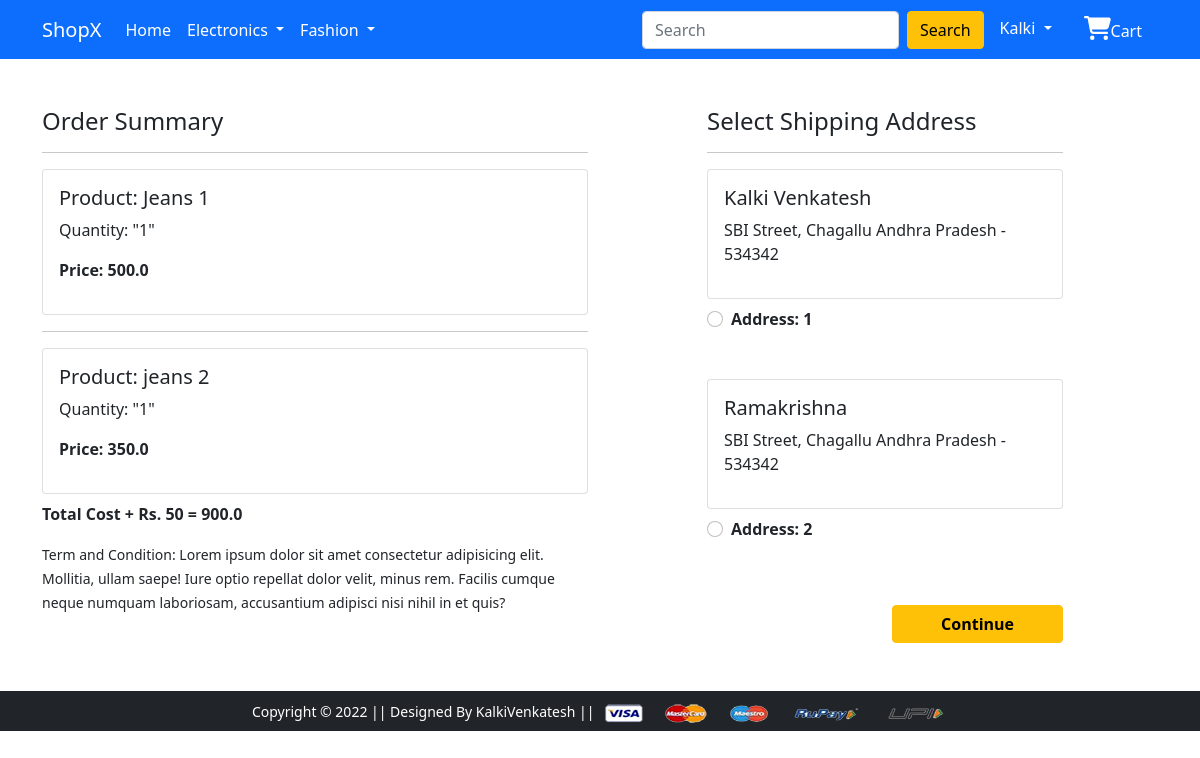
Before: /checkout/ (signed in) with the older database file.
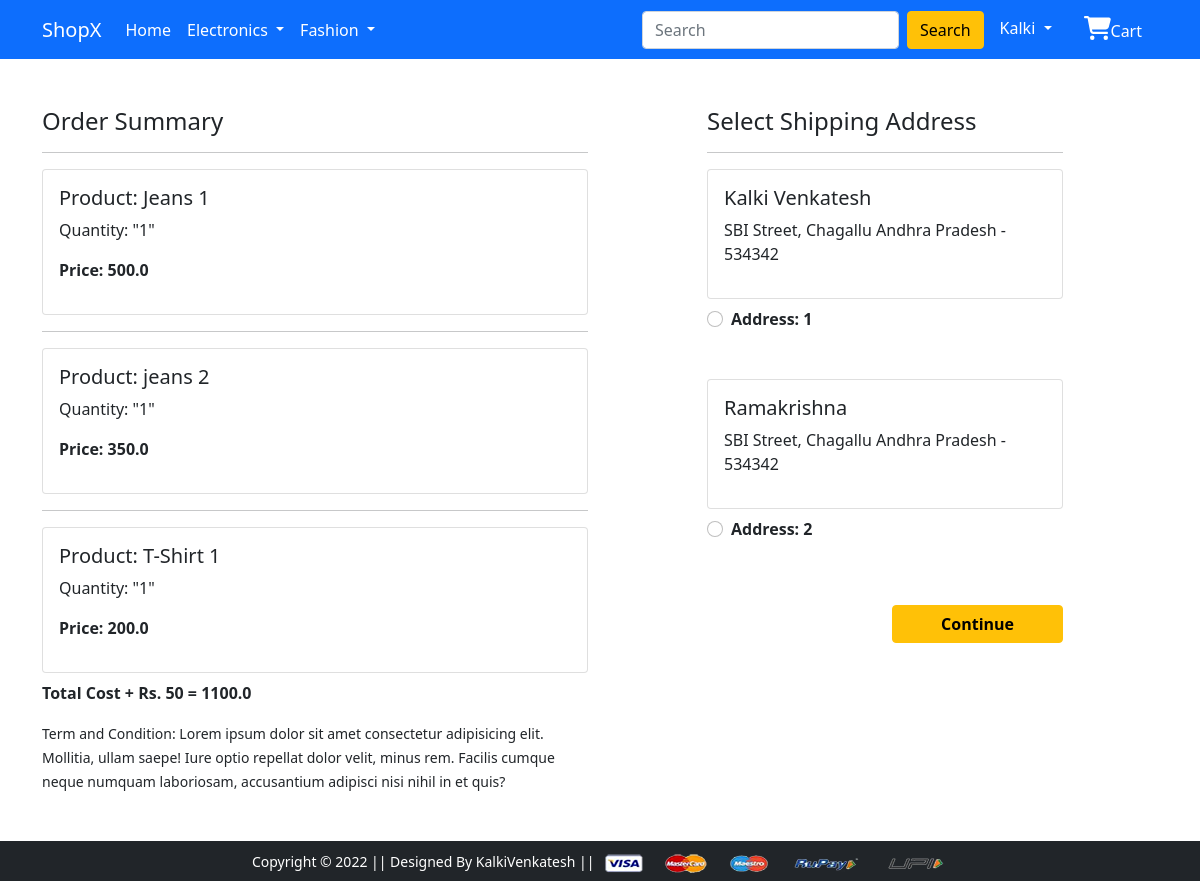
After: the same page with the newer database file.
### app/models.py (models this page shows, shortened)
class Cart(models.Model):
    user = models.ForeignKey(User, on_delete=models.CASCADE)
    product = models.ForeignKey(Product, on_delete=models.CASCADE)
    quantity = models.PositiveIntegerField(default=1)
    @property
    def total_cost(self):
        return self.quantity * self.product.discounted_price

class Product(models.Model):
    title = models.CharField( max_length=100)
    selling_price = models.FloatField()
    discounted_price = models.FloatField()
    description = models.TextField()
    brand = models.CharField(max_length=50)
    category = models.CharField(choices=CATEGORY_CHOICES, max_length=50)
    product_image = models.ImageField(upload_to='productimg')

class Customer(models.Model):
    user = models.ForeignKey(User, on_delete=models.CASCADE)
    name = models.CharField(max_length=100)
    locality = models.CharField(max_length=100)
    city = models.CharField(max_length=100)
    zipcode = models.IntegerField()
    state = models.CharField(choices=STATE_CHOICES, max_length=50)

### app/views.py (the view)
# urls.py: path('checkout/', views.checkout, name='checkout'),
@login_required
def checkout(request):
    user = request.user
    add = Customer.objects.filter(user=user)
    cart_items = Cart.objects.filter(user=user)
    amount = 0.0
    shipping_amount = 50.0
    totalamount = 0.0
    cart_product = [p for p in Cart.objects.all() if p.user == request.user]
    if cart_product:
        for p in cart_product:
            tempamount = (p.quantity * p.product.discounted_price )
            amount += tempamount
        totalamount = amount + shipping_amount
    return render(request, 'app/checkout.html', {'add':add, 'totalamount':totalamount, 'cart_items':cart_items})

### app/templates/app/checkout.html (shortened to what this page needs)
{% extends 'app/base.html' %}
{% load static %}
{% block main-content %}
<div class="container">
 <div class="row mt-5">
  <div class="col-sm-6">
    <h4>Order Summary</h4>
    {% for item in cart_items %}
    <hr>
      <div class="card mb-2">
        <div class="card-body">
          <h5>Product: {{item.product.title}}</h5>
          <p>Quantity: "{{item.quantity}}"</p>
          <p class="fw-bold">Price: {{item.total_cost}} </p>
        </div>
      </div>
      {% endfor %}
      <p class="fw-bold">Total Cost + Rs. 50 = {{totalamount}}</p>
    <small>Term and Condition: Lorem ipsum dolor sit amet consectetur adipisicing elit. Mollitia, ullam saepe! Iure optio repellat dolor velit, minus rem. Facilis cumque neque numquam laboriosam, accusantium adipisci nisi nihil in et quis?</small>
  </div>
  <div class="col-sm-4 offset-sm-1">
    <h4>Select Shipping Address</h4>
    <hr>
    <form action="/paymentdone">
      {% for ad in add %}
      <div class="card">
        <div class="card-body">
        <h5>{{ad.name}}</h5>
        <p> {{ad.locality}}, {{ad.city}} {{ad.state}} - {{ad.zipcode}} </p>
        </div>
      </div>
        <div class="form-check mt-2 mb-5">
          <input class="form-check-input" type="radio" name="custid" id="custad{{forloop.counter}}" value="{{ad.id}}">
          <label class="form-check-label fw-bold" for="">
            Address: {{forloop.counter}} </label>
        </div>
      {% endfor %}
        <div class="text-end">
          <button type="submit" class="btn btn-warning mt-3 px-5 fw-bold">Continue</button>
        </div>
      </form>
    </div>
  </div>
</div>
{% endblock main-content %}

Changed rows visible on the page:
added Cart: product "T-Shirt 1", quantity "1", total_cost "200.0"
Other visible differences:
{{ totalamount }}: "900.0" → "1100.0"
